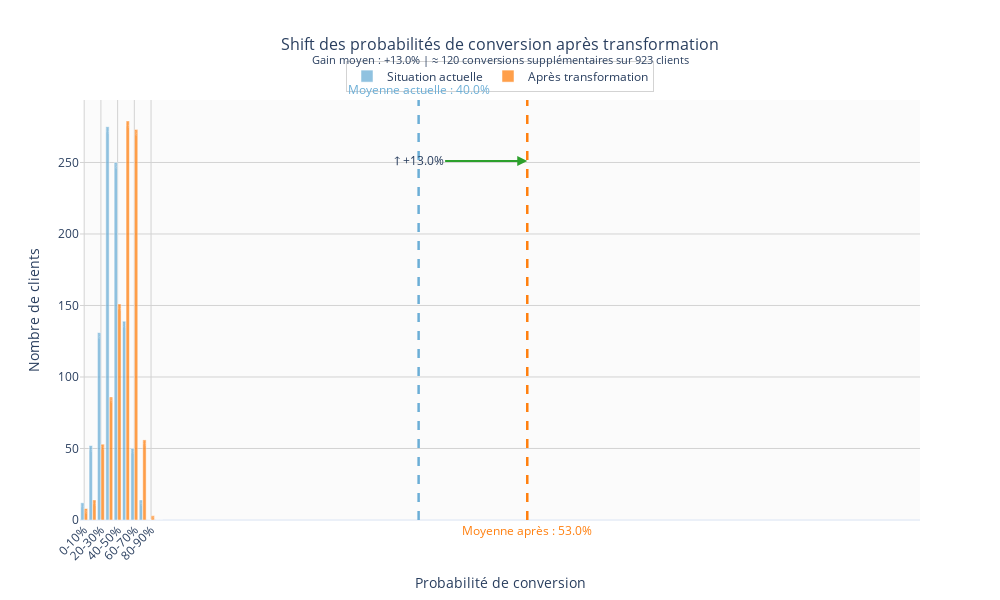

Notebook code for this chart:
### Code cell
comparison_df = simulate_discount_conversion_shift(df_sim, model, 2.5)

### Figure 1 — Plotly figure (JSON) as saved in the notebook; plotly's stock layout.template omitted (floating-point values rounded to 4 significant figures)
{"data": [{"hovertemplate": "<b>%{x}</b><br>Clients: %{y}<br>Pourcentage: %{text}<extra></extra>", "marker": {"color": "#6baed6"}, "name": "Situation actuelle", "opacity": 0.75, "text": ["12 clients<br>(1.3%)", "52 clients<br>(5.6%)", "131 clients<br>(14.2%)", "275 clients<br>(29.8%)", "250 clients<br>(27.1%)", "139 clients<br>(15.1%)", "50 clients<br>(5.4%)", "14 clients<br>(1.5%)", "0 clients<br>(0.0%)", "0 clients<br>(0.0%)"], "textfont": {"color": "white", "size": 10}, "textposition": "inside", "type": "bar", "x": ["0-10%", "10-20%", "20-30%", "30-40%", "40-50%", "50-60%", "60-70%", "70-80%", "80-90%", "90-100%"], "y": [12, 52, 131, 275, 250, 139, 50, 14, 0, 0]}, {"hovertemplate": "<b>%{x}</b><br>Clients: %{y}<br>Pourcentage: %{text}<extra></extra>", "marker": {"color": "#ff7f0e"}, "name": "Après transformation", "opacity": 0.75, "text": ["8 clients<br>(0.9%)", "14 clients<br>(1.5%)", "53 clients<br>(5.7%)", "86 clients<br>(9.3%)", "151 clients<br>(16.4%)", "279 clients<br>(30.2%)", "273 clients<br>(29.6%)", "56 clients<br>(6.1%)", "3 clients<br>(0.3%)", "0 clients<br>(0.0%)"], "textfont": {"color": "white", "size": 10}, "textposition": "inside", "type": "bar", "x": ["0-10%", "10-20%", "20-30%", "30-40%", "40-50%", "50-60%", "60-70%", "70-80%", "80-90%", "90-100%"], "y": [8, 14, 53, 86, 151, 279, 273, 56, 3, 0]}], "layout": {"annotations": [{"font": {"color": "#6baed6", "size": 12}, "showarrow": false, "text": "Moyenne actuelle : 40.0%", "x": 40.01, "xanchor": "center", "xref": "x", "y": 1, "yanchor": "bottom", "yref": "y domain"}, {"font": {"color": "#ff7f0e", "size": 12}, "showarrow": false, "text": "Moyenne après : 53.0%", "x": 53.01, "xanchor": "center", "xref": "x", "y": 0, "yanchor": "top", "yref": "y domain"}, {"arrowcolor": "#2ca02c", "arrowhead": 2, "arrowsize": 1, "arrowwidth": 2, "ax": 40.01, "axref": "x", "ay": 251.1, "ayref": "y", "showarrow": true, "text": "↑ +13.0%", "x": 53.01, "xref": "x", "y": 251.1, "yref": "y"}], "bargap": 0.15, "bargroupgap": 0.05, "font": {"size": 12}, "height": 600, "hovermode": "x", "legend": {"bgcolor": "rgba(255,255,255,0.8)", "bordercolor": "lightgrey", "borderwidth": 1, "orientation": "h", "x": 0.5, "xanchor": "center", "y": 1.02, "yanchor": "bottom"}, "shapes": [{"line": {"color": "#6baed6", "dash": "dash", "width": 2.5}, "type": "line", "x0": 40.01, "x1": 40.01, "xref": "x", "y0": 0, "y1": 1, "yref": "y domain"}, {"line": {"color": "#ff7f0e", "dash": "dash", "width": 2.5}, "type": "line", "x0": 53.01, "x1": 53.01, "xref": "x", "y0": 0, "y1": 1, "yref": "y domain"}, {"fillcolor": "lightgrey", "layer": "below", "line": {"width": 0}, "opacity": 0.1, "type": "rect", "x0": 0, "x1": 100, "xref": "x", "y0": 0, "y1": 1, "yref": "y domain"}], "title": {"font": {"size": 16}, "text": "Shift des probabilités de conversion après transformation<br><sup>Gain moyen : +13.0% | ≈ 120 conversions supplémentaires sur 923 clients</sup>", "x": 0.5}, "width": 1000, "xaxis": {"gridcolor": "lightgrey", "showgrid": true, "tickangle": -45, "title": {"text": "Probabilité de conversion"}}, "yaxis": {"gridcolor": "lightgrey", "showgrid": true, "title": {"text": "Nombre de clients"}}}}
